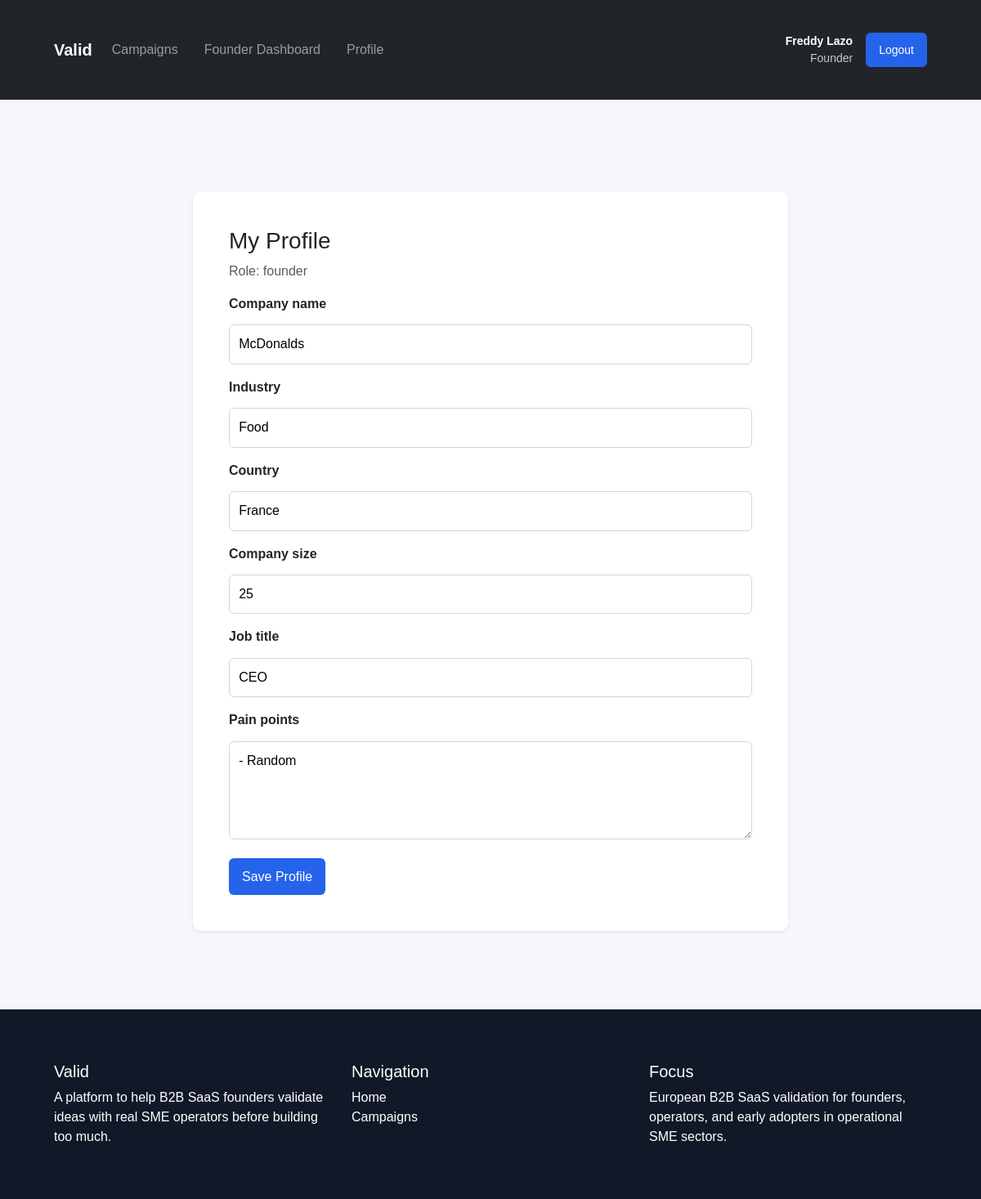
The page /valid/profile/ (signed in) on the database its author committed.
### account/models.py (models this page shows, shortened)
class Profile(models.Model):
    user = models.OneToOneField(
        settings.AUTH_USER_MODEL,
        on_delete=models.CASCADE,
        related_name="profile",
    )
    role = models.CharField(max_length=20, choices=UserRole.choices)
    company_name = models.CharField(max_length=255, blank=True)
    industry = models.CharField(max_length=100, blank=True)
    country = models.CharField(max_length=100, blank=True)
    company_size = models.CharField(max_length=50, blank=True)
    job_title = models.CharField(max_length=100, blank=True)
    pain_points = models.TextField(blank=True)

### campaign/views.py (the view)
# urls.py: path("profile/", profile_view, name="profile"),
@login_required
def profile_view(request):
    profile = request.user.profile
    if request.method == "POST":
        form = ProfileForm(request.POST, instance=profile)
        if form.is_valid():
            form.save()
            messages.success(request, "Profile updated successfully.")
            if profile.role == "founder":
                return redirect("founder_dashboard")
            return redirect("sme_dashboard")
    else:
        form = ProfileForm(instance=profile)
    return render(
        request,
        "campaign/auth/profile.html",
        {
            "form": form,
            "profile": profile,
        },
    )

### campaign/forms.py
class ProfileForm(forms.ModelForm):
    class Meta:
        model = Profile
        fields = [
            "company_name",
            "industry",
            "country",
            "company_size",
            "job_title",
            "pain_points",
        ]
        widgets = {
            "pain_points": forms.Textarea(attrs={"rows": 4}),
        }

### campaign/templates/campaign/auth/profile.html (shortened to what this page needs)
{% extends "campaign/base.html" %}
{% block content %}
<div class="container py-5" style="max-width: 760px;">
    <div class="card shadow-sm border-0">
        <div class="card-body p-4">
            <h1 class="h3 mb-2">My Profile</h1>
            <p class="text-muted">Role: {{ profile.role }}</p>
            <form method="post">
                {% for field in form %}
                    <div class="mb-3">
                        <label class="form-label" for="{{ field.id_for_label }}">{{ field.label }}</label>
                        {{ field }}
                    </div>
                {% endfor %}
                <button type="submit" class="btn btn-primary">Save Profile</button>
            </form>
        </div>
    </div>
</div>
{% endblock %}

### campaign/templates/campaign/base.html (shortened to what this page needs)
{% load static %}
<!DOCTYPE html>
<html lang="en">
<head>
    <link
        href="https://cdn.jsdelivr.net/npm/bootstrap@5.3.3/dist/css/bootstrap.min.css"
        rel="stylesheet">
    <link href="{% static "css/valid.css" %}" rel="stylesheet">
</head>
<body >
<nav class="navbar navbar-expand-lg navbar-dark bg-dark sticky-top">
    <div class="container">
        <a class="navbar-brand fw-bold" href="{% url 'home' %}">Valid</a>
        <div class="collapse navbar-collapse" id="mainNav">
            <ul class="navbar-nav me-auto mb-2 mb-lg-0">
                <li class="nav-item">
                    <a class="nav-link" href="{% url 'campaign_list' %}">Campaigns</a>
                </li>
                {% if user.is_authenticated %}
                    {% if user.profile.role == 'founder' %}
                        <li class="nav-item">
                            <a class="nav-link" href="{% url 'founder_dashboard' %}">Founder Dashboard</a>
                        </li>
                    {% elif user.profile.role == 'sme' %}
                        <li class="nav-item">
                            <a class="nav-link" href="{% url 'sme_dashboard' %}">SME Dashboard</a>
                        </li>
                    {% endif %}
                    <li class="nav-item">
                        <a class="nav-link" href="{% url 'profile' %}">Profile</a>
                    </li>
                {% endif %}
            </ul>
            <div class="d-flex align-items-center gap-3">
                {% if user.is_authenticated %}
                    <div class="text-white small text-end">
                        <div class="fw-semibold">
                            {{ user.first_name|default:user.username }} {{ user.last_name }}
                        </div>
                        <div class="opacity-75">
                            {{ user.profile.role|title }}
                        </div>
                    </div>
                    <form method="post" action="{% url 'logout' %}">
                        <button class="btn btn-outline-light btn-sm" type="submit">Logout</button>
                    </form>
                {% else %}
                    <a class="btn btn-outline-light btn-sm" href="{% url 'login' %}">Login</a>
                    <a class="btn btn-light btn-sm" href="{% url 'signup' %}">Sign Up</a>
                {% endif %}
            </div>
        </div>
    </div>
</nav>
<main class="flex-fill">
</main>
{% block content %}{% endblock %}
<footer class="footer">
    <div class="container">
        <div class="row g-4">
            <div class="col-md-4">
                <h5>Valid</h5>
                <p class="mb-0">
                    A platform to help B2B SaaS founders validate ideas with real SME operators before building too much.
                </p>
            </div>
            <div class="col-md-4">
                <h5>Navigation</h5>
                <ul class="list-unstyled">
                    <li><a class="text-white text-decoration-none" href="{% url 'home' %}">Home</a></li>
                    <li><a class="text-white text-decoration-none" href="{% url 'campaign_list' %}">Campaigns</a></li>
                </ul>
            </div>
            <div class="col-md-4">
                <h5>Focus</h5>
                <p class="mb-0">
                    European B2B SaaS validation for founders, operators, and early adopters in operational SME sectors.
                </p>
            </div>
        </div>
    </div>
</footer>
</body>
</html>

### campaign/static/css/valid.css (style rules this page uses)
body { font-family: Arial, sans-serif; display: flex; flex-direction: column; background: #f6f7fb; margin: 0; color: #222; min-height: 100vh; }
nav { background: #111827; padding: 1rem 2rem; }
nav a { color: #fff; text-decoration: none; margin-right: 1rem; }
.container { max-width: 1100px; margin: 2rem auto; padding: 0 1rem; }
.card { background: white; border: 1px solid #e5e7eb; border-radius: 10px; padding: 1.25rem; margin-bottom: 1rem; }
.btn { display: inline-block; padding: 0.65rem 1rem; background: #2563eb; color: white; text-decoration: none; border-radius: 6px; border: none; cursor: pointer; }
label { display: block; margin-top: 1rem; font-weight: bold; }
input, textarea, select { width: 100%; padding: 0.7rem; margin-top: 0.35rem; border: 1px solid #d1d5db; border-radius: 6px; box-sizing: border-box; }
.footer { background-color: #111827; color: white; padding: 2rem 0; margin-top: auto; }

### rows shown on the page
Profile: role "founder", form "McDonalds" "Food" "France" "25" "CEO" "- Random"

### other values the page prints
{{ user.first_name|default:user.username }} "Freddy"
{{ user.last_name }} "Lazo"
{{ user.profile.role|title }} "Founder"
{{ field.label }} "Company name" "Industry" "Country" "Company size" "Job title" "Pain points"
